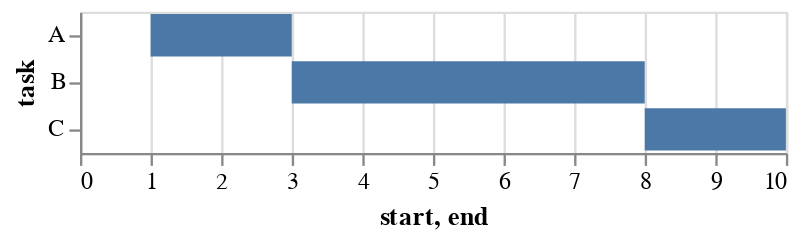

The specification (Vega-Lite) saved for this image:
### Vega-Lite specification from a JSON file in a GitHub repository (floating-point values rounded to 4 significant figures)
{"$schema": "https://vega.github.io/schema/vega-lite/v4.json", "description": "A simple bar chart with ranged data (aka Gantt Chart).", "data": {"values": [{"task": "A", "start": 1, "end": 3}, {"task": "B", "start": 3, "end": 8}, {"task": "C", "start": 8, "end": 10}]}, "mark": "bar", "encoding": {"y": {"field": "task", "type": "ordinal"}, "x": {"field": "start", "type": "quantitative"}, "x2": {"field": "end"}}, "config": {}}
